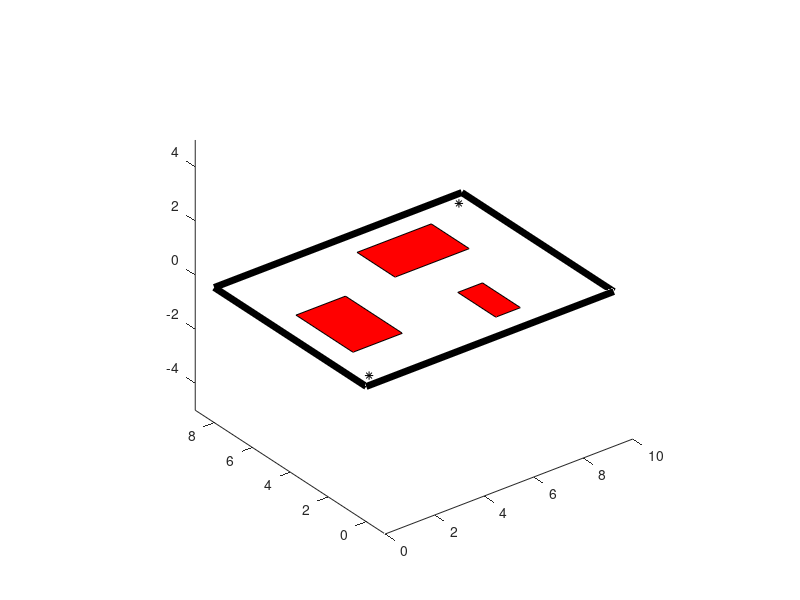

Recreate this plot in MATLAB. (Note: this script raises an error after producing the figure.)
close all; clear; clc

%% make environment

% bounds
xLB = 0;
xUB = 10;
yLB = 0;
yUB = 8;

% points
stPoint = [xLB + 0.5; yLB + 0.5];
endPoint = [xUB - 0.5; yUB - 0.5 ; 0 ; 0];

% obstacle
obs1_xLB = 1;
obs1_xUB = 3;
obs1_yLB = 2;
obs1_yUB = 5;

obs2_xLB = 5;
obs2_xUB = 8;
obs2_yLB = 5;
obs2_yUB = 7;

obs3_xLB = 6;
obs3_xUB = 7;
obs3_yLB = 1;
obs3_yUB = 3;

%% plot environment

figure(1)
% points
plot3([stPoint(1) endPoint(1)],[stPoint(2) endPoint(2)],[0 0],'k*')
axis equal
hold on

%bounds
plot([xLB xUB],[yLB yLB],'k','LineWidth',5)
hold on
plot([xLB xUB],[yUB yUB],'k','LineWidth',5)
hold on
plot([xLB xLB],[yLB yUB],'k','LineWidth',5)
hold on
plot([xUB xUB],[yLB yUB],'k','LineWidth',5)

% obstacle
hold on
fill([obs1_xLB obs1_xLB obs1_xUB obs1_xUB], ...
        [obs1_yLB obs1_yUB obs1_yUB obs1_yLB],'r')
fill([obs2_xLB obs2_xLB obs2_xUB obs2_xUB], ...
        [obs2_yLB obs2_yUB obs2_yUB obs2_yLB],'r')
fill([obs3_xLB obs3_xLB obs3_xUB obs3_xUB], ...
        [obs3_yLB obs3_yUB obs3_yUB obs3_yLB],'r')    

%% formulate and solve MIP problem
N = 10; % number of hops
nBoundaries = 4;

z1 = binvar(nBoundaries,N);
z2 = binvar(nBoundaries,N);
z3 = binvar(nBoundaries,N);
x = sdpvar(5,N); % [x y vx vy vz]'
M = 100;
safety = 0.5;


constr = [x(1,:) <= obs1_xLB - safety + z1(1,:)*M, ... % Obstacle
           x(1,:) >= obs1_xUB + safety - z1(2,:)*M, ... 
           x(2,:) <= obs1_yLB - safety + z1(3,:)*M, ... 
           x(2,:) >= obs1_yUB + safety - z1(4,:)*M, ...
           z1(1,:) + z1(2,:) + z1(3,:) + z1(4,:) <= 3, ... 
           x(1,:) <= obs2_xLB - safety + z2(1,:)*M, ...
           x(1,:) >= obs2_xUB + safety - z2(2,:)*M, ...
           x(2,:) <= obs2_yLB - safety + z2(3,:)*M, ... 
           x(2,:) >= obs2_yUB + safety - z2(4,:)*M, ...
           z2(1,:) + z2(2,:) + z2(3,:) + z2(4,:) <= 3, ...
           x(1,:) <= obs3_xLB - safety + z3(1,:)*M, ...
           x(1,:) >= obs3_xUB + safety - z3(2,:)*M, ...
           x(2,:) <= obs3_yLB - safety + z3(3,:)*M, ... 
           x(2,:) >= obs3_yUB + safety - z3(4,:)*M, ...
           z3(1,:) + z3(2,:) + z3(3,:) + z3(4,:) <= 3, ...   
           x(1:2,1) == stPoint, ... % Start point
           x(1:4,N) == endPoint, ... % End point
           x(3,1:N-1).*x(5,1:N-1) == 4.9*(x(1,2:N)- x(1,1:N-1)),... % Constrain X vel
           x(4,1:N-1).*x(5,1:N-1) == 4.9*(x(2,2:N)- x(2,1:N-1)),...
           x(5,:) >= 0]; % Constrain Z vel

VZ = 1;
VXY = 1;
B = diag([5 5 1 1 1]);

objective = 2*VZ*x(5,1:N-1)*x(5,1:N-1)'...
    + VXY * (  (x(3,2:N) - x(3,1:N-1)) * (x(3,2:N) - x(3,1:N-1))'  ...
              +(x(4,2:N) - x(4,1:N-1)) * (x(4,2:N) - x(4,1:N-1))'  )...
    + VXY*( x(3,1)^2 + x(4,1)^2 );
    


options = sdpsettings('verbose',2,'solver','GUROBI','debug',1,'GUROBI.TimeLimit',30);
sol = optimize(constr,objective,options);

% plot with size of marker proportional to z velocity
% plot with size of marker proportional to z velocity
plot(value(x(1,1:N/2+1)),value(x(2,1:N/2+1)),'b*-');
plot(value(x(1,N/2+1:N)),value(x(2,N/2+1:N)),'k*-');

vel_scale = 0.1;
for ix = 1:N
   plot3([value(x(1,ix)), value(x(1,ix)) + vel_scale*value(x(3,ix))] ,...
       [value(x(2,ix)), value(x(2,ix)) + vel_scale*value(x(4,ix))] ,...
       [0             , 0              + vel_scale*value(x(5,ix))] , 'g-');
end